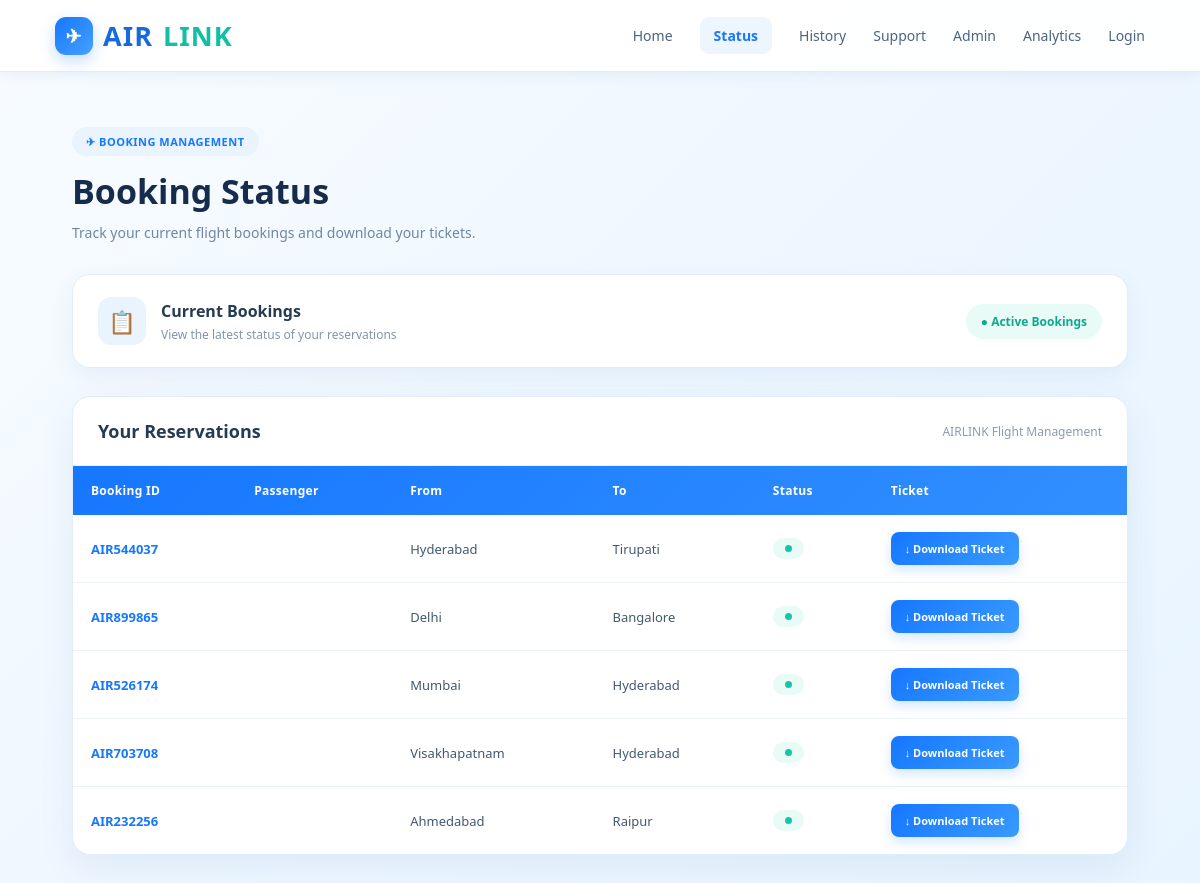
/booking-status (signed in), run on the app's committed database.
### tables this page shows
CREATE TABLE bookings (
    id INTEGER PRIMARY KEY AUTOINCREMENT,
    booking_id TEXT,
    passenger TEXT,
    source TEXT,
    destination TEXT,
    airline TEXT,
    price REAL,
    seat TEXT,
    pnr TEXT,
    date TEXT
);

### app.py (the view)
@app.route('/booking-status')
def booking_status():
    if "user" not in session:
        return redirect(url_for("login_page"))
    conn = get_db()
    cursor = conn.cursor()
    cursor.execute(
        "SELECT * FROM bookings ORDER BY id DESC"
    )
    bookings = cursor.fetchall()
    conn.close()
    return render_template(
        "booking_status.html",
        bookings=bookings
    )

### app.py (called while the page is built)
def get_db():
    conn = sqlite3.connect("airlink.db")
    conn.row_factory = sqlite3.Row
    return conn

### templates/booking_status.html (shortened to what this page needs)
<!DOCTYPE html>
<html lang="en">
<head>
</head>
<body>
<div class="navbar">
    <div class="logo">
        <div class="logo-icon">
            ✈
        </div>
        AIR<span>LINK</span>
    </div>
    <div class="nav-links">
        <a href="/home">
            Home
        </a>
        <a href="/booking-status"
           class="active">
            Status
        </a>
        <a href="/history">
            History
        </a>
        <a href="/support">
            Support
        </a>
        <a href="/admin">
            Admin
        </a>
        <a href="/analytics">
            Analytics
        </a>
        <a href="/login">
            Login
        </a>
    </div>
</div>
<div class="page-container">
    <div class="page-badge">
        ✈ BOOKING MANAGEMENT
    </div>
    <h1 class="page-title">
        Booking Status
    </h1>
    <p class="page-subtitle">
        Track your current flight bookings and download your tickets.
    </p>
    <div class="summary-card">
        <div class="summary-left">
            <div class="summary-icon">
                📋
            </div>
            <div class="summary-text">
                <h3>
                    Current Bookings
                </h3>
                <p>
                    View the latest status of your reservations
                </p>
            </div>
        </div>
        <div class="booking-count">
            ● Active Bookings
        </div>
    </div>
    <div class="table-card">
        <div class="table-header">
            <h3>
                Your Reservations
            </h3>
            <span>
                AIRLINK Flight Management
            </span>
        </div>
        {% if bookings %}
        <table>
            <thead>
                <tr>
                    <th>
                        Booking ID
                    </th>
                    <th>
                        Passenger
                    </th>
                    <th>
                        From
                    </th>
                    <th>
                        To
                    </th>
                    <th>
                        Status
                    </th>
                    <th>
                        Ticket
                    </th>
                </tr>
            </thead>
            <tbody>
                {% for booking in bookings %}
                <tr>
                    <td>
                        <span class="booking-id">
                            {{ booking.booking_id }}
                        </span>
                    </td>
                    <td>
                    </td>
                    <td>
                        {{ booking.source }}
                    </td>
                    <td>
                        {{ booking.destination }}
                    </td>
                    <td>
                        <span class="status">
                            <span class="status-dot"></span>
                        </span>
                    </td>
                    <td>
                        <a
                            href="/download-ticket/{{ booking.booking_id }}"
                            class="download-btn">
                            ↓ Download Ticket
                        </a>
                    </td>
                </tr>
                {% endfor %}
            </tbody>
        </table>
        {% endif %}
    </div>
</div>
</body>
</html>

### templates/booking_status.html (style rules this page uses)
* { box-sizing: border-box; }
body { margin: 0; font-family: 'Segoe UI', Roboto, Arial, sans-serif; background: linear-gradient( 135deg, #f8fcff, #eef7ff, #e8f4ff ); color: #172b4d; min-height: 100vh; }
.navbar { height: 72px; display: flex; justify-content: space-between; align-items: center; padding: 0 55px; background: rgba(255,255,255,0.97); border-bottom: 1px solid #e3edf7; box-shadow: 0 3px 15px rgba(40,90,140,0.08); }
.logo { display: flex; align-items: center; gap: 10px; font-size: 27px; font-weight: 800; letter-spacing: 1px; color: #1769e0; }
.logo-icon { width: 38px; height: 38px; display: flex; align-items: center; justify-content: center; border-radius: 11px; background: linear-gradient( 135deg, #1677ff, #45a1ff ); color: white; font-size: 19px; box-shadow: 0 6px 15px rgba(22,119,255,0.24); }
.logo span { color: #12bfa5; }
.nav-links { display: flex; align-items: center; gap: 27px; }
.nav-links a { text-decoration: none; color: #4e6380; font-size: 14px; font-weight: 500; transition: 0.25s; }
.active { color: #1677ff !important; background: #edf5ff; padding: 9px 14px; border-radius: 9px; font-weight: 600 !important; }
.page-container { width: 88%; max-width: 1200px; margin: 0 auto; padding: 55px 0 80px; }
.page-badge { display: inline-block; padding: 7px 14px; border-radius: 20px; background: #e9f4ff; color: #1677ff; font-size: 11px; font-weight: 700; letter-spacing: 0.5px; margin-bottom: 12px; }
.page-title { margin: 0; font-size: 34px; color: #172b4d; }
.page-subtitle { margin-top: 9px; margin-bottom: 32px; color: #7186a2; font-size: 14px; }
.summary-card { background: white; border: 1px solid #e1edf8; border-radius: 18px; padding: 22px 25px; display: flex; justify-content: space-between; align-items: center; margin-bottom: 28px; box-shadow: 0 8px 25px rgba(40,100,160,0.07); }
.summary-left { display: flex; align-items: center; gap: 15px; }
.summary-icon { width: 48px; height: 48px; display: flex; align-items: center; justify-content: center; border-radius: 13px; background: #e9f4ff; color: #1677ff; font-size: 22px; }
.summary-text h3 { margin: 0; font-size: 16px; color: #243b53; }
.summary-text p { margin: 4px 0 0; color: #8295aa; font-size: 12px; }
.booking-count { padding: 9px 15px; border-radius: 20px; background: #e9fbf7; color: #0fa88e; font-size: 12px; font-weight: 700; }
.table-card { background: white; border-radius: 18px; border: 1px solid #e1edf8; overflow: hidden; box-shadow: 0 12px 35px rgba(40,100,160,0.09); }
.table-header { padding: 22px 25px; border-bottom: 1px solid #edf2f7; display: flex; justify-content: space-between; align-items: center; }
.table-header h3 { margin: 0; font-size: 18px; color: #243b53; }
.table-header span { color: #8a9cb1; font-size: 12px; }
table { width: 100%; border-collapse: collapse; }
thead { background: linear-gradient( 135deg, #1677ff, #328fff ); }
th { padding: 16px 18px; text-align: left; color: white; font-size: 12px; font-weight: 700; letter-spacing: 0.3px; }
td { padding: 17px 18px; border-bottom: 1px solid #edf2f7; color: #435872; font-size: 13px; }
tbody tr { transition: 0.2s; }
tbody tr:last-child td { border-bottom: none; }
.booking-id { color: #1677ff; font-weight: 700; }
.status { display: inline-flex; align-items: center; gap: 6px; padding: 7px 12px; border-radius: 20px; background: #e9fbf7; color: #0eaa8e; font-size: 11px; font-weight: 700; }
.status-dot { width: 7px; height: 7px; border-radius: 50%; background: #18c6a5; }
.download-btn { display: inline-flex; align-items: center; gap: 6px; padding: 9px 14px; border-radius: 8px; background: linear-gradient( 135deg, #1677ff, #399aff ); color: white; text-decoration: none; font-size: 11px; font-weight: 700; box-shadow: 0 5px 12px rgba(22,119,255,0.18); transition: 0.25s; }

### data on the page
bookings: booking_id "AIR544037", source "Hyderabad", destination "Tirupati"
bookings: booking_id "AIR899865", source "Delhi", destination "Bangalore"
bookings: booking_id "AIR526174", source "Mumbai", destination "Hyderabad"
bookings: booking_id "AIR703708", source "Visakhapatnam", destination "Hyderabad"
bookings: booking_id "AIR232256", source "Ahmedabad", destination "Raipur"
